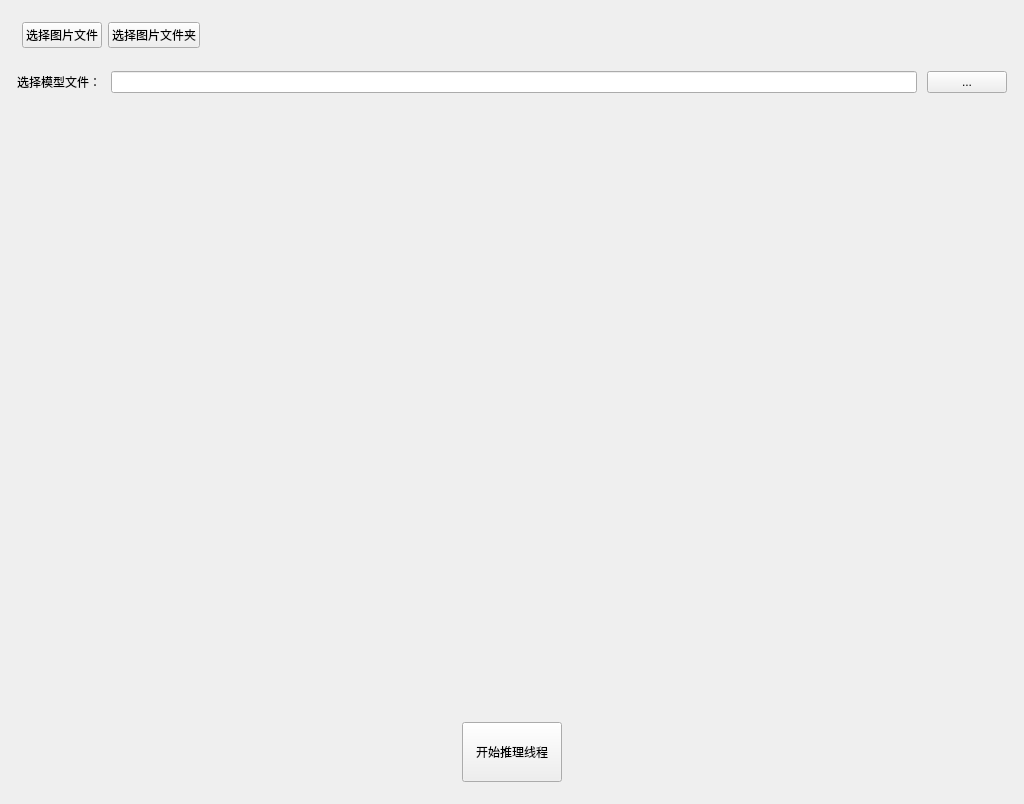
<?xml version="1.0" encoding="UTF-8"?>
<ui version="4.0">
 <class>MainWindow</class>
 <widget class="QMainWindow" name="MainWindow">
  <property name="geometry">
   <rect>
    <x>0</x>
    <y>0</y>
    <width>1024</width>
    <height>768</height>
   </rect>
  </property>
  <property name="windowTitle">
   <string>MainWindow</string>
  </property>
  <widget class="QWidget" name="centralWidget">
   <layout class="QGridLayout" name="gridLayout">
    <item row="0" column="0">
     <layout class="QVBoxLayout" name="verticalLayout">
      <item>
       <widget class="QWidget" name="widget_5" native="true">
        <property name="maximumSize">
         <size>
          <width>16777215</width>
          <height>50</height>
         </size>
        </property>
        <layout class="QGridLayout" name="gridLayout_5">
         <item row="0" column="2">
          <spacer name="horizontalSpacer_5">
           <property name="orientation">
            <enum>Qt::Horizontal</enum>
           </property>
           <property name="sizeHint" stdset="0">
            <size>
             <width>40</width>
             <height>20</height>
            </size>
           </property>
          </spacer>
         </item>
         <item row="0" column="0">
          <widget class="QPushButton" name="selectImg">
           <property name="text">
            <string>选择图片文件</string>
           </property>
          </widget>
         </item>
         <item row="0" column="1">
          <widget class="QPushButton" name="selectFolder">
           <property name="text">
            <string>选择图片文件夹</string>
           </property>
          </widget>
         </item>
        </layout>
       </widget>
      </item>
      <item>
       <layout class="QHBoxLayout" name="horizontalLayout_2">
        <property name="spacing">
         <number>10</number>
        </property>
        <property name="leftMargin">
         <number>6</number>
        </property>
        <property name="topMargin">
         <number>6</number>
        </property>
        <property name="rightMargin">
         <number>6</number>
        </property>
        <property name="bottomMargin">
         <number>6</number>
        </property>
        <item>
         <widget class="QLabel" name="label">
          <property name="text">
           <string>选择模型文件：</string>
          </property>
         </widget>
        </item>
        <item>
         <widget class="QLineEdit" name="MNNdir"/>
        </item>
        <item>
         <widget class="QPushButton" name="selectMNN">
          <property name="text">
           <string>...</string>
          </property>
         </widget>
        </item>
       </layout>
      </item>
      <item>
       <layout class="QHBoxLayout" name="horizontalLayout">
        <item>
         <widget class="QWidget" name="input" native="true">
          <layout class="QGridLayout" name="gridLayout_3">
           <item row="2" column="2">
            <spacer name="horizontalSpacer_2">
             <property name="orientation">
              <enum>Qt::Horizontal</enum>
             </property>
             <property name="sizeType">
              <enum>QSizePolicy::Fixed</enum>
             </property>
             <property name="sizeHint" stdset="0">
              <size>
               <width>40</width>
               <height>20</height>
              </size>
             </property>
            </spacer>
           </item>
           <item row="0" column="1">
            <spacer name="verticalSpacer">
             <property name="orientation">
              <enum>Qt::Vertical</enum>
             </property>
             <property name="sizeType">
              <enum>QSizePolicy::Fixed</enum>
             </property>
             <property name="sizeHint" stdset="0">
              <size>
               <width>20</width>
               <height>40</height>
              </size>
             </property>
            </spacer>
           </item>
           <item row="2" column="0">
            <spacer name="horizontalSpacer">
             <property name="orientation">
              <enum>Qt::Horizontal</enum>
             </property>
             <property name="sizeType">
              <enum>QSizePolicy::Fixed</enum>
             </property>
             <property name="sizeHint" stdset="0">
              <size>
               <width>40</width>
               <height>20</height>
              </size>
             </property>
            </spacer>
           </item>
           <item row="3" column="1">
            <spacer name="verticalSpacer_2">
             <property name="orientation">
              <enum>Qt::Vertical</enum>
             </property>
             <property name="sizeType">
              <enum>QSizePolicy::Fixed</enum>
             </property>
             <property name="sizeHint" stdset="0">
              <size>
               <width>20</width>
               <height>40</height>
              </size>
             </property>
            </spacer>
           </item>
           <item row="2" column="1">
            <widget class="QLabel" name="inImg">
             <property name="text">
              <string/>
             </property>
            </widget>
           </item>
          </layout>
         </widget>
        </item>
        <item>
         <widget class="QWidget" name="output" native="true">
          <property name="minimumSize">
           <size>
            <width>0</width>
            <height>600</height>
           </size>
          </property>
          <layout class="QGridLayout" name="gridLayout_4">
           <item row="2" column="0">
            <spacer name="horizontalSpacer_4">
             <property name="orientation">
              <enum>Qt::Horizontal</enum>
             </property>
             <property name="sizeType">
              <enum>QSizePolicy::Fixed</enum>
             </property>
             <property name="sizeHint" stdset="0">
              <size>
               <width>40</width>
               <height>20</height>
              </size>
             </property>
            </spacer>
           </item>
           <item row="2" column="1">
            <widget class="QLabel" name="outImg">
             <property name="text">
              <string/>
             </property>
            </widget>
           </item>
           <item row="0" column="1">
            <spacer name="verticalSpacer_3">
             <property name="orientation">
              <enum>Qt::Vertical</enum>
             </property>
             <property name="sizeType">
              <enum>QSizePolicy::Fixed</enum>
             </property>
             <property name="sizeHint" stdset="0">
              <size>
               <width>20</width>
               <height>40</height>
              </size>
             </property>
            </spacer>
           </item>
           <item row="2" column="2">
            <spacer name="horizontalSpacer_3">
             <property name="orientation">
              <enum>Qt::Horizontal</enum>
             </property>
             <property name="sizeType">
              <enum>QSizePolicy::Fixed</enum>
             </property>
             <property name="sizeHint" stdset="0">
              <size>
               <width>40</width>
               <height>20</height>
              </size>
             </property>
            </spacer>
           </item>
           <item row="3" column="1">
            <spacer name="verticalSpacer_4">
             <property name="orientation">
              <enum>Qt::Vertical</enum>
             </property>
             <property name="sizeType">
              <enum>QSizePolicy::Fixed</enum>
             </property>
             <property name="sizeHint" stdset="0">
              <size>
               <width>20</width>
               <height>40</height>
              </size>
             </property>
            </spacer>
           </item>
          </layout>
         </widget>
        </item>
       </layout>
      </item>
      <item>
       <widget class="QWidget" name="widget_3" native="true">
        <property name="maximumSize">
         <size>
          <width>16777215</width>
          <height>100</height>
         </size>
        </property>
        <layout class="QGridLayout" name="gridLayout_2">
         <item row="0" column="0">
          <widget class="QPushButton" name="infer">
           <property name="minimumSize">
            <size>
             <width>0</width>
             <height>60</height>
            </size>
           </property>
           <property name="maximumSize">
            <size>
             <width>100</width>
             <height>16777215</height>
            </size>
           </property>
           <property name="text">
            <string>开始推理线程</string>
           </property>
          </widget>
         </item>
        </layout>
       </widget>
      </item>
     </layout>
    </item>
   </layout>
  </widget>
 </widget>
 <layoutdefault spacing="6" margin="11"/>
 <resources/>
 <connections/>
</ui>
